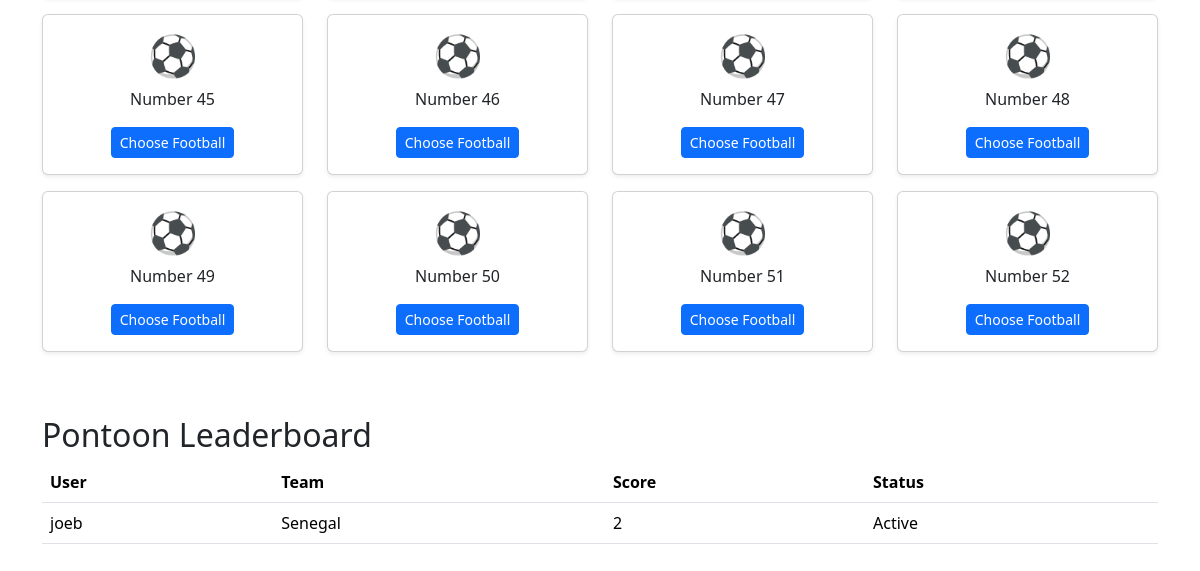
/pontoon/ (lower part), run on an earlier commit of the app's database.
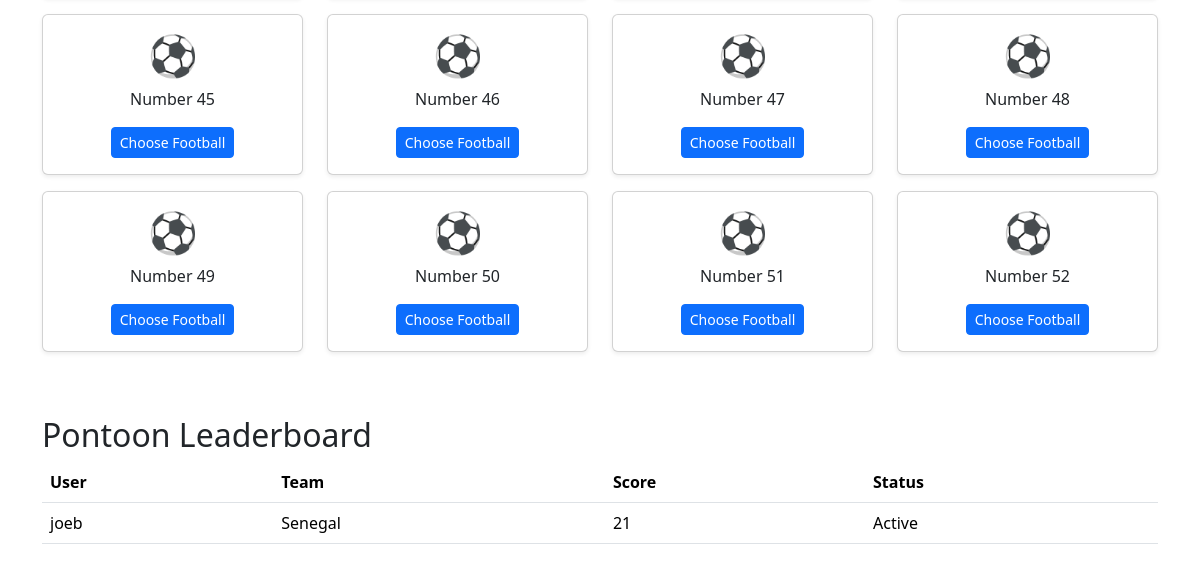
And on a later commit of the database.
### pontoon/models.py (models this page shows, shortened)
class PontoonBall(models.Model):
    number = models.PositiveIntegerField(unique=True)
    team = models.OneToOneField(
        Team,
        on_delete=models.SET_NULL,
        null=True,
        blank=True
    )
    selected_by = models.OneToOneField(
        User,
        on_delete=models.SET_NULL,
        null=True,
        blank=True
    )
    score = models.IntegerField(
        default=0
    )
    busted = models.BooleanField(
        default=False
    )

### predictor/models.py (models this page shows)
class Team(models.Model):
    GROUP_CHOICES = [
        ('A', 'Group A'),
        ('B', 'Group B'),
        ('C', 'Group C'),
        ('D', 'Group D'),
        ('E', 'Group E'),
        ('F', 'Group F'),
        ('G', 'Group G'),
        ('H', 'Group H'),
        ('I', 'Group I'),
        ('J', 'Group J'),
        ('K', 'Group K'),
        ('L', 'Group L'),
    ]
    name = models.CharField(max_length=100)
    group = models.CharField(max_length=1, choices=GROUP_CHOICES)
    manager = models.CharField(max_length=100, blank=True, null=True)
    captain = models.CharField(max_length=100, blank=True, null=True)
    best_world_cup_finish = models.CharField(max_length=100, blank=True, null=True)
    best_world_cup_year = models.CharField(max_length=100,blank=True,null=True)
    def __str__(self):
        return self.name

### pontoon/views.py (the view)
# urls.py: path("", views.pontoon_home, name="pontoon_home"),
def pontoon_home(request):
    balls = PontoonBall.objects.all().order_by("number")
    selected_ball = None
    if request.user.is_authenticated:
        selected_ball = PontoonBall.objects.filter(
            selected_by=request.user
        ).first()
    context = {
        "balls": balls,
        "selected_ball": selected_ball,
    }
    return render(request, "pontoon/pontoon_home.html", context)

### pontoon/templates/pontoon/pontoon_home.html (shortened to what this page needs)
{% extends "base.html" %} {% block title %} Pontoon | World Cup Hub 2026 {% endblock %} {% block content %}
<section class="container py-5">
  <div class="row">
    {% for ball in balls %}
    <div class="col-6 col-md-3 mb-3">
      <div class="card text-center shadow-sm">
        <div class="card-body">
          {% if ball.selected_by %}
          <h2 class="h5">{{ ball.team }}</h2>
          <p class="mb-0">Taken by {{ ball.selected_by.username }}</p>
          {% else %}
          <h2 class="display-6">⚽</h2>
          <p>Number {{ ball.number }}</p>
          <a href="{% url 'select_ball' ball.id %}" class="btn btn-primary btn-sm"> Choose Football </a>
          {% endif %}
        </div>
      </div>
    </div>
    {% endfor %}
  </div>
  <h2 class="mt-5">Pontoon Leaderboard</h2>
  <table class="table">
    <thead>
      <tr>
        <th>User</th>
        <th>Team</th>
        <th>Score</th>
        <th>Status</th>
      </tr>
    </thead>
    <tbody>
      {% for ball in balls %} {% if ball.selected_by %}
      <tr>
        <td>{{ ball.selected_by.username }}</td>
        <td>{{ ball.team }}</td>
        <td>{{ ball.score }}</td>
        <td>{% if ball.busted %} Busted {% else %} Active {% endif %}</td>
      </tr>
      {% endif %} {% endfor %}
    </tbody>
  </table>
</section>
{% endblock %}

What changed in the data, as far as the page shows it:
changed PontoonBall "joeb": score "2" → "21"
